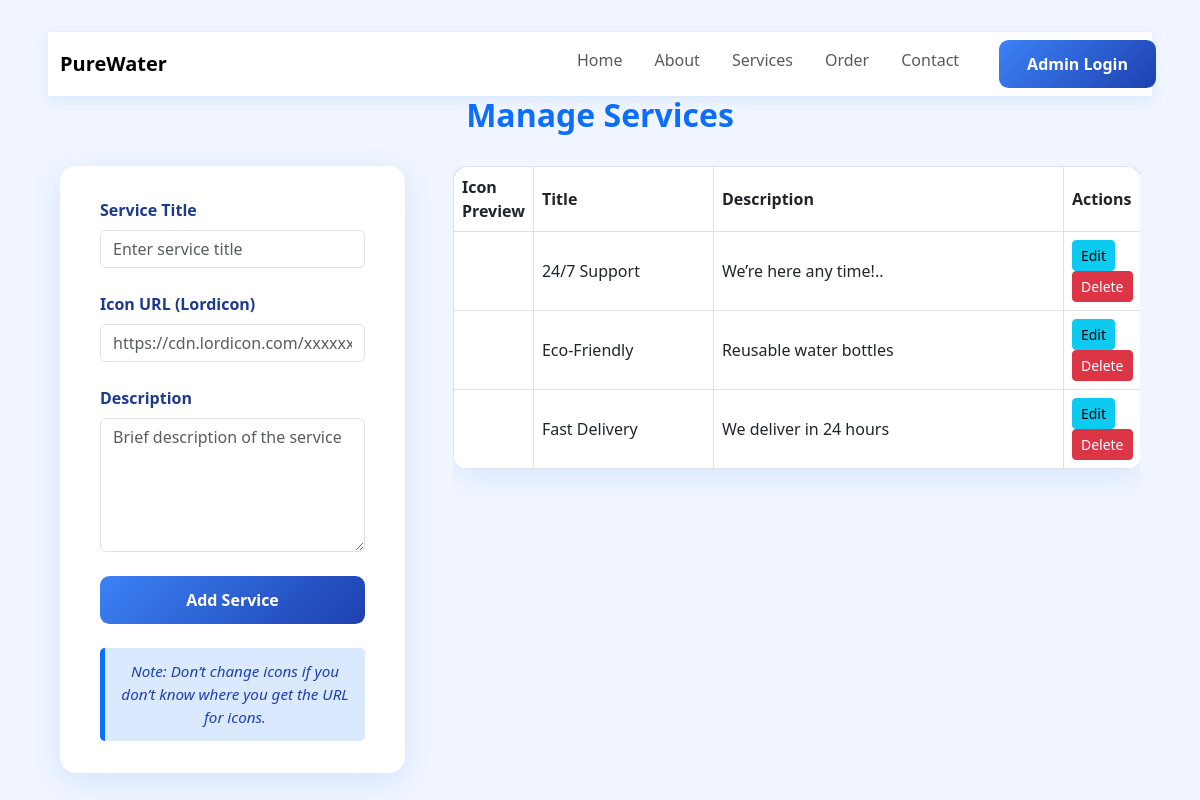
The page /admin/manage_services.php on the database its author committed.
### tables this page shows
CREATE TABLE `services` (
  `id` int(11) NOT NULL,
  `icon_url` varchar(255) NOT NULL,
  `title` varchar(255) NOT NULL,
  `description` text NOT NULL
);

### admin/manage_services.php (the view, shortened to what this page needs)
<?php
include '../includes/db.php';
include 'header.php';
$stmt = $pdo->query("SELECT * FROM services ORDER BY id DESC");
$services = $stmt->fetchAll(PDO::FETCH_ASSOC);
?>
<!DOCTYPE html>
<html lang="en">
<head>
  <link href="https://cdn.jsdelivr.net/npm/bootstrap@5.3.0/dist/css/bootstrap.min.css" rel="stylesheet">
</head>
<body>
<div class="container-fluid">
  <h2>Manage Services</h2>
  <div class="content-wrapper">
    <form method="POST" novalidate>
      <div class="mb-4">
        <label for="title" class="form-label">Service Title</label>
        <input type="text" name="title" id="title" class="form-control" required placeholder="Enter service title" />
      </div>
      <div class="mb-4">
        <label for="icon_url" class="form-label">Icon URL (Lordicon)</label>
        <input type="url" name="icon_url" id="icon_url" class="form-control" required placeholder="https://cdn.lordicon.com/xxxxxx.json" />
      </div>
      <div class="mb-4">
        <label for="description" class="form-label">Description</label>
        <textarea name="description" id="description" class="form-control" rows="5" required placeholder="Brief description of the service"></textarea>
      </div>
      <button type="submit" class="btn btn-primary">Add Service</button>
      <div class="note">
        Note: Don’t change icons if you don’t know where you get the URL for icons.
      </div>
    </form>
    <div class="table-wrapper">
      <table class="table table-hover table-bordered align-middle">
        <thead>
          <tr>
            <th scope="col" style="width: 70px;">Icon Preview</th>
            <th scope="col" style="min-width: 180px;">Title</th>
            <th scope="col" style="min-width: 350px;">Description</th>
            <th scope="col" style="width: 150px;">Actions</th>
          </tr>
        </thead>
        <tbody>
          <?php if ($services): ?>
            <?php foreach ($services as $service): ?>
              <tr>
                <td>
                  <lord-icon
                    src="<?= htmlspecialchars($service['icon_url']) ?>"
                    trigger="hover"
                    aria-label="<?= htmlspecialchars($service['title']) ?> icon"
                  ></lord-icon>
                </td>
                <td><?= htmlspecialchars($service['title']) ?></td>
                <td><?= htmlspecialchars($service['description']) ?></td>
                <td>
                  <button
                    class="btn btn-sm btn-info me-2"
                    data-bs-toggle="modal"
                    data-bs-target="#editServiceModal"
                    data-id="<?= $service['id'] ?>"
                    data-title="<?= htmlspecialchars($service['title'], ENT_QUOTES) ?>"
                    data-icon="<?= htmlspecialchars($service['icon_url'], ENT_QUOTES) ?>"
                    data-description="<?= htmlspecialchars($service['description'], ENT_QUOTES) ?>"
                    aria-label="Edit <?= htmlspecialchars($service['title']) ?> service"
                  >Edit</button>
                  <a href="?delete=<?= $service['id'] ?>"
                    class="btn btn-sm btn-danger"
                    onclick="return confirm('Are you sure you want to delete this service?');"
                    aria-label="Delete <?= htmlspecialchars($service['title']) ?> service"
                  >Delete</a>
                </td>
              </tr>
            <?php endforeach; ?>
          <?php else: ?>
            <tr>
              <td colspan="4" class="text-center text-muted">No services found.</td>
            </tr>
          <?php endif; ?>
        </tbody>
      </table>
    </div>
  </div>
</div>
</body>
</html>

### admin/header.php (style rules this page uses)
body { font-family: 'Inter', sans-serif; background-color: #f4f8fc; color: #333; }
.btn-primary { background-color: #007bff; border: none; }

### admin/manage_services.php (style rules this page uses)
body { min-height: 100vh; background: #f0f5ff; font-family: 'Segoe UI', Tahoma, Geneva, Verdana, sans-serif; padding: 2rem 3rem; }
h2 { color: #0d6efd; font-weight: 700; margin-bottom: 2rem; text-align: center; }
.container-fluid { max-width: 1400px; margin: 0 auto; }
form { background: #ffffff; padding: 2rem 2.5rem; border-radius: 1rem; box-shadow: 0 8px 30px rgb(13 110 253 / 0.12); height: 100%; }
.form-label { font-weight: 600; color: #1e3a8a; }
.btn-primary { background: linear-gradient(135deg, #3b82f6, #1e40af); border: none; font-weight: 700; padding: 0.75rem 1.25rem; border-radius: 0.6rem; width: 100%; transition: background 0.3s ease; }
table { background: #ffffff; border-radius: 1rem; box-shadow: 0 8px 30px rgb(13 110 253 / 0.1); overflow: hidden; width: 100%; }
thead { background-color: #0d6efd; color: #fff; font-weight: 600; }
td, th { vertical-align: middle !important; padding: 1rem 1.5rem; }
.note { font-size: 0.95rem; color: #1e40af; background-color: #dbe9ff; border-left: 5px solid #0d6efd; padding: 0.75rem 1rem; border-radius: 0.3rem; font-style: italic; text-align: center; margin-top: 1.5rem; user-select: none; }
lord-icon { display: inline-block; vertical-align: middle; width: 55px; height: 55px; }
@media (min-width: 992px) { .content-wrapper { display: flex; gap: 3rem; } }
@media (min-width: 992px) { form { flex: 1 1 350px; } }
@media (min-width: 992px) { .table-wrapper { flex: 2 1 700px; overflow-x: auto; } }

### rows shown on the page
services: title "24/7 Support", description "We’re here any time!.."
services: title "Eco-Friendly", description "Reusable water bottles"
services: title "Fast Delivery", description "We deliver in 24 hours"
